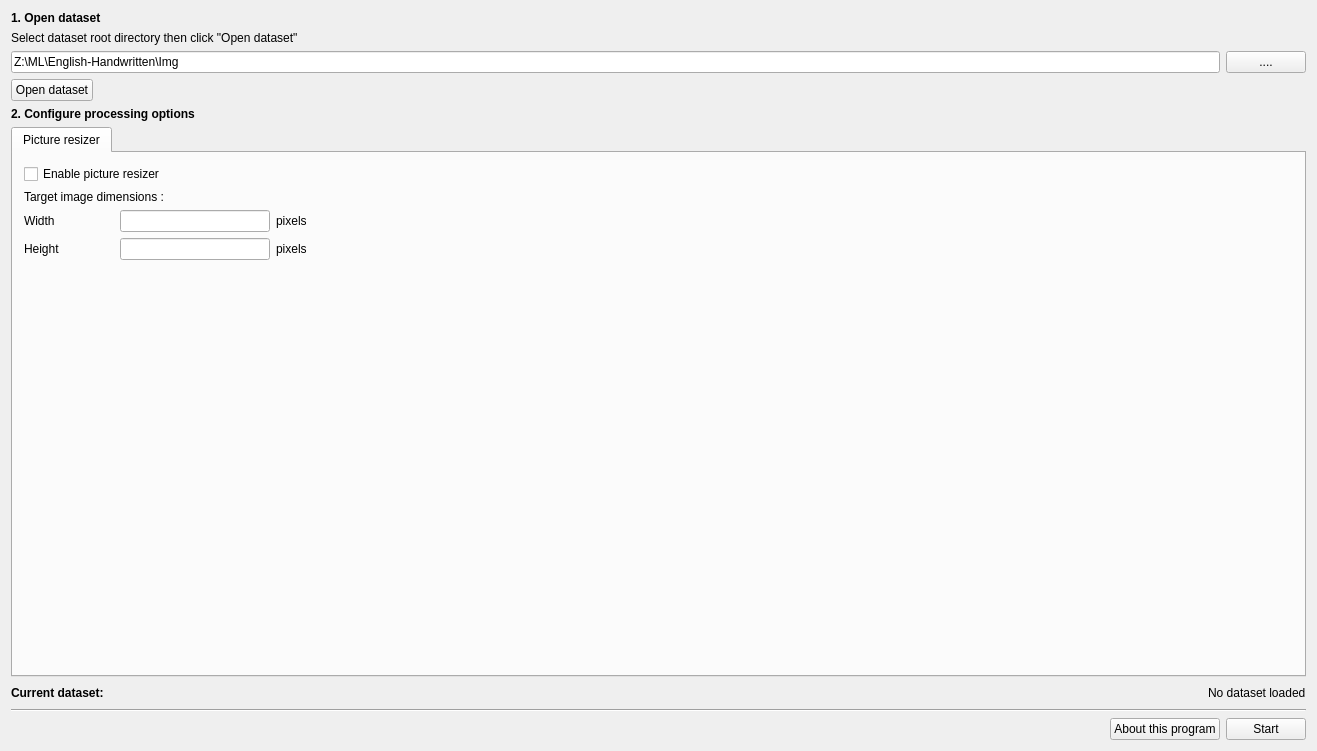
<?xml version="1.0" encoding="UTF-8"?>
<ui version="4.0">
 <class>QtDatasetConverterClass</class>
 <widget class="QMainWindow" name="QtDatasetConverterClass">
  <property name="geometry">
   <rect>
    <x>0</x>
    <y>0</y>
    <width>1317</width>
    <height>751</height>
   </rect>
  </property>
  <property name="windowTitle">
   <string>QtDatasetConverter</string>
  </property>
  <widget class="QWidget" name="centralWidget">
   <layout class="QVBoxLayout" name="verticalLayout">
    <item>
     <layout class="QVBoxLayout" name="verticalLayout_2">
      <item>
       <widget class="QLabel" name="label">
        <property name="font">
         <font>
          <weight>75</weight>
          <bold>true</bold>
         </font>
        </property>
        <property name="text">
         <string>1. Open dataset</string>
        </property>
       </widget>
      </item>
      <item>
       <layout class="QVBoxLayout" name="verticalLayout_3">
        <item>
         <layout class="QHBoxLayout" name="horizontalLayout">
          <item>
           <widget class="QLabel" name="label_2">
            <property name="text">
             <string>Select dataset root directory then click &quot;Open dataset&quot;</string>
            </property>
           </widget>
          </item>
         </layout>
        </item>
        <item>
         <layout class="QHBoxLayout" name="horizontalLayout_5">
          <item>
           <widget class="QLineEdit" name="directoryEdit">
            <property name="text">
             <string>Z:\ML\English-Handwritten\Img</string>
            </property>
           </widget>
          </item>
          <item>
           <widget class="QPushButton" name="openDirectoryButton">
            <property name="text">
             <string>....</string>
            </property>
           </widget>
          </item>
         </layout>
        </item>
        <item>
         <layout class="QHBoxLayout" name="horizontalLayout_4">
          <item>
           <widget class="QPushButton" name="openDatasetButton">
            <property name="text">
             <string>Open dataset</string>
            </property>
           </widget>
          </item>
          <item>
           <spacer name="horizontalSpacer_2">
            <property name="orientation">
             <enum>Qt::Horizontal</enum>
            </property>
            <property name="sizeHint" stdset="0">
             <size>
              <width>40</width>
              <height>20</height>
             </size>
            </property>
           </spacer>
          </item>
         </layout>
        </item>
       </layout>
      </item>
     </layout>
    </item>
    <item>
     <layout class="QVBoxLayout" name="verticalLayout_4">
      <item>
       <widget class="QLabel" name="label_3">
        <property name="font">
         <font>
          <weight>75</weight>
          <bold>true</bold>
         </font>
        </property>
        <property name="text">
         <string>2. Configure processing options</string>
        </property>
       </widget>
      </item>
      <item>
       <widget class="QTabWidget" name="processingOptionsTab">
        <property name="currentIndex">
         <number>0</number>
        </property>
        <widget class="QWidget" name="pictureResizerTab">
         <attribute name="title">
          <string>Picture resizer</string>
         </attribute>
         <layout class="QVBoxLayout" name="verticalLayout_5">
          <item>
           <layout class="QHBoxLayout" name="horizontalLayout_2">
            <item>
             <widget class="QCheckBox" name="pictureResizerCheck">
              <property name="text">
               <string>Enable picture resizer</string>
              </property>
             </widget>
            </item>
           </layout>
          </item>
          <item>
           <layout class="QHBoxLayout" name="horizontalLayout_6">
            <item>
             <widget class="QLabel" name="label_4">
              <property name="text">
               <string>Target image dimensions :</string>
              </property>
             </widget>
            </item>
           </layout>
          </item>
          <item>
           <layout class="QHBoxLayout" name="horizontalLayout_7">
            <item>
             <widget class="QLabel" name="label_5">
              <property name="minimumSize">
               <size>
                <width>90</width>
                <height>0</height>
               </size>
              </property>
              <property name="text">
               <string>Width</string>
              </property>
             </widget>
            </item>
            <item>
             <widget class="QLineEdit" name="pictureWidthEdit">
              <property name="maximumSize">
               <size>
                <width>150</width>
                <height>16777215</height>
               </size>
              </property>
             </widget>
            </item>
            <item>
             <widget class="QLabel" name="label_6">
              <property name="text">
               <string>pixels</string>
              </property>
             </widget>
            </item>
            <item>
             <spacer name="horizontalSpacer_3">
              <property name="orientation">
               <enum>Qt::Horizontal</enum>
              </property>
              <property name="sizeHint" stdset="0">
               <size>
                <width>40</width>
                <height>20</height>
               </size>
              </property>
             </spacer>
            </item>
           </layout>
          </item>
          <item>
           <layout class="QHBoxLayout" name="horizontalLayout_8">
            <item>
             <widget class="QLabel" name="label_7">
              <property name="minimumSize">
               <size>
                <width>90</width>
                <height>0</height>
               </size>
              </property>
              <property name="text">
               <string>Height</string>
              </property>
             </widget>
            </item>
            <item>
             <widget class="QLineEdit" name="pictureHeightEdit">
              <property name="maximumSize">
               <size>
                <width>150</width>
                <height>16777215</height>
               </size>
              </property>
             </widget>
            </item>
            <item>
             <widget class="QLabel" name="label_8">
              <property name="text">
               <string>pixels</string>
              </property>
             </widget>
            </item>
            <item>
             <spacer name="horizontalSpacer_4">
              <property name="orientation">
               <enum>Qt::Horizontal</enum>
              </property>
              <property name="sizeHint" stdset="0">
               <size>
                <width>40</width>
                <height>20</height>
               </size>
              </property>
             </spacer>
            </item>
           </layout>
          </item>
          <item>
           <spacer name="verticalSpacer">
            <property name="orientation">
             <enum>Qt::Vertical</enum>
            </property>
            <property name="sizeHint" stdset="0">
             <size>
              <width>20</width>
              <height>40</height>
             </size>
            </property>
           </spacer>
          </item>
         </layout>
        </widget>
       </widget>
      </item>
     </layout>
    </item>
    <item>
     <layout class="QVBoxLayout" name="verticalLayout_6">
      <item>
       <layout class="QHBoxLayout" name="horizontalLayout_9">
        <item>
         <widget class="QLabel" name="label_9">
          <property name="font">
           <font>
            <weight>75</weight>
            <bold>true</bold>
           </font>
          </property>
          <property name="text">
           <string>Current dataset:</string>
          </property>
         </widget>
        </item>
        <item>
         <spacer name="horizontalSpacer_5">
          <property name="orientation">
           <enum>Qt::Horizontal</enum>
          </property>
          <property name="sizeHint" stdset="0">
           <size>
            <width>40</width>
            <height>20</height>
           </size>
          </property>
         </spacer>
        </item>
        <item>
         <widget class="QLabel" name="datasetNameLabel">
          <property name="text">
           <string>No dataset loaded</string>
          </property>
         </widget>
        </item>
       </layout>
      </item>
     </layout>
    </item>
    <item>
     <widget class="Line" name="line">
      <property name="orientation">
       <enum>Qt::Horizontal</enum>
      </property>
     </widget>
    </item>
    <item>
     <layout class="QHBoxLayout" name="horizontalLayout_3">
      <item>
       <spacer name="horizontalSpacer">
        <property name="orientation">
         <enum>Qt::Horizontal</enum>
        </property>
        <property name="sizeHint" stdset="0">
         <size>
          <width>40</width>
          <height>20</height>
         </size>
        </property>
       </spacer>
      </item>
      <item>
       <widget class="QPushButton" name="aboutButton">
        <property name="text">
         <string>About this program</string>
        </property>
       </widget>
      </item>
      <item>
       <widget class="QPushButton" name="startButton">
        <property name="text">
         <string>Start</string>
        </property>
       </widget>
      </item>
     </layout>
    </item>
   </layout>
  </widget>
 </widget>
 <layoutdefault spacing="6" margin="11"/>
 <resources>
  <include location="QtDatasetConverter.qrc"/>
 </resources>
 <connections>
  <connection>
   <sender>openDirectoryButton</sender>
   <signal>clicked()</signal>
   <receiver>QtDatasetConverterClass</receiver>
   <slot>SelectDatasetDirectoryClick()</slot>
   <hints>
    <hint type="sourcelabel">
     <x>1237</x>
     <y>94</y>
    </hint>
    <hint type="destinationlabel">
     <x>1055</x>
     <y>159</y>
    </hint>
   </hints>
  </connection>
  <connection>
   <sender>startButton</sender>
   <signal>clicked()</signal>
   <receiver>QtDatasetConverterClass</receiver>
   <slot>StartClick()</slot>
   <hints>
    <hint type="sourcelabel">
     <x>1219</x>
     <y>714</y>
    </hint>
    <hint type="destinationlabel">
     <x>1021</x>
     <y>714</y>
    </hint>
   </hints>
  </connection>
  <connection>
   <sender>openDatasetButton</sender>
   <signal>clicked()</signal>
   <receiver>QtDatasetConverterClass</receiver>
   <slot>OpenDatasetClick()</slot>
   <hints>
    <hint type="sourcelabel">
     <x>114</x>
     <y>135</y>
    </hint>
    <hint type="destinationlabel">
     <x>391</x>
     <y>140</y>
    </hint>
   </hints>
  </connection>
  <connection>
   <sender>aboutButton</sender>
   <signal>clicked()</signal>
   <receiver>QtDatasetConverterClass</receiver>
   <slot>AboutClick()</slot>
   <hints>
    <hint type="sourcelabel">
     <x>1103</x>
     <y>729</y>
    </hint>
    <hint type="destinationlabel">
     <x>777</x>
     <y>712</y>
    </hint>
   </hints>
  </connection>
 </connections>
 <slots>
  <slot>SelectDatasetDirectoryClick()</slot>
  <slot>StartClick()</slot>
  <slot>OpenDatasetClick()</slot>
  <slot>AboutClick()</slot>
 </slots>
</ui>
